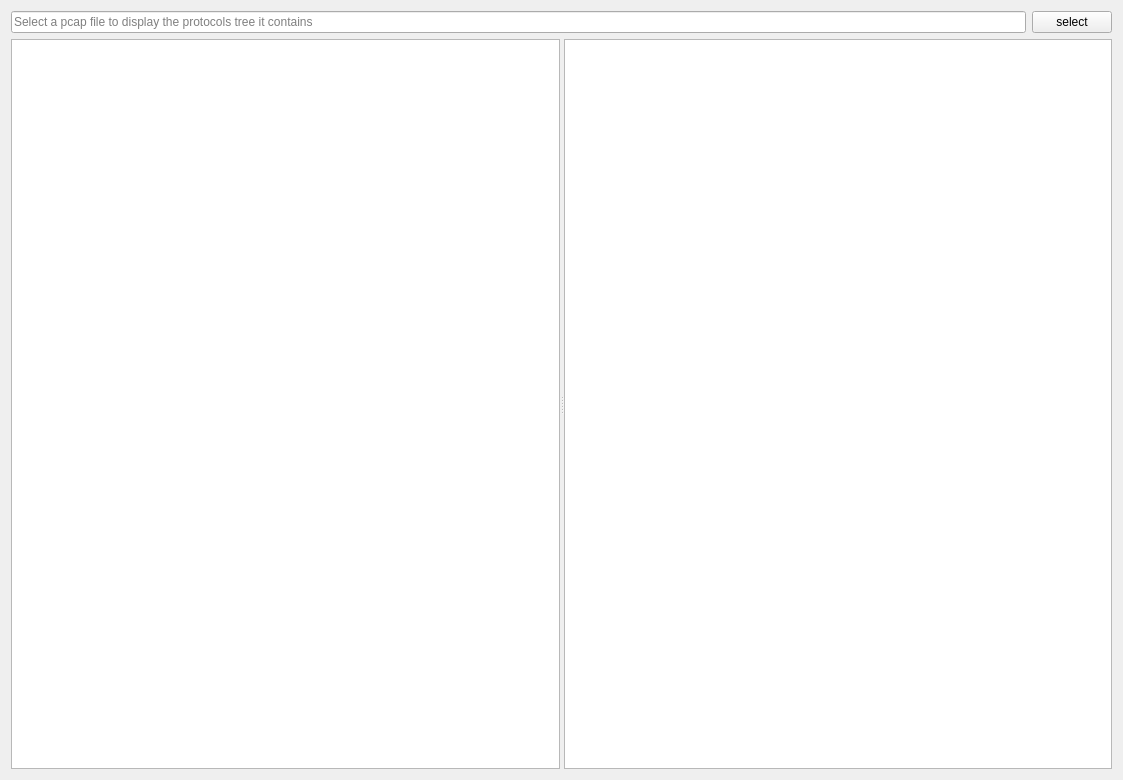
<?xml version="1.0" encoding="UTF-8"?>
<ui version="4.0">
 <class>TreeWidget</class>
 <widget class="QWidget" name="TreeWidget">
  <property name="geometry">
   <rect>
    <x>0</x>
    <y>0</y>
    <width>1123</width>
    <height>780</height>
   </rect>
  </property>
  <property name="windowTitle">
   <string>Form</string>
  </property>
  <layout class="QVBoxLayout" name="verticalLayout">
   <item>
    <layout class="QHBoxLayout" name="horizontalLayout">
     <item>
      <widget class="QLineEdit" name="select_edit">
       <property name="enabled">
        <bool>true</bool>
       </property>
       <property name="toolTip">
        <string/>
       </property>
       <property name="readOnly">
        <bool>true</bool>
       </property>
       <property name="placeholderText">
        <string>Select a pcap file to display the protocols tree it contains</string>
       </property>
      </widget>
     </item>
     <item>
      <widget class="QPushButton" name="select_button">
       <property name="enabled">
        <bool>true</bool>
       </property>
       <property name="font">
        <font>
         <pointsize>9</pointsize>
        </font>
       </property>
       <property name="text">
        <string>select</string>
       </property>
      </widget>
     </item>
    </layout>
   </item>
   <item>
    <widget class="QSplitter" name="splitter">
     <property name="sizePolicy">
      <sizepolicy hsizetype="Expanding" vsizetype="Expanding">
       <horstretch>0</horstretch>
       <verstretch>0</verstretch>
      </sizepolicy>
     </property>
     <property name="orientation">
      <enum>Qt::Horizontal</enum>
     </property>
     <widget class="QTreeView" name="tree_view">
      <property name="enabled">
       <bool>true</bool>
      </property>
      <property name="alternatingRowColors">
       <bool>true</bool>
      </property>
      <attribute name="headerStretchLastSection">
       <bool>false</bool>
      </attribute>
     </widget>
     <widget class="QTableView" name="field_view">
      <property name="enabled">
       <bool>true</bool>
      </property>
      <property name="sizePolicy">
       <sizepolicy hsizetype="Preferred" vsizetype="Expanding">
        <horstretch>0</horstretch>
        <verstretch>0</verstretch>
       </sizepolicy>
      </property>
      <property name="alternatingRowColors">
       <bool>true</bool>
      </property>
      <property name="selectionMode">
       <enum>QAbstractItemView::SingleSelection</enum>
      </property>
      <property name="selectionBehavior">
       <enum>QAbstractItemView::SelectRows</enum>
      </property>
     </widget>
    </widget>
   </item>
  </layout>
 </widget>
 <resources/>
 <connections/>
</ui>
